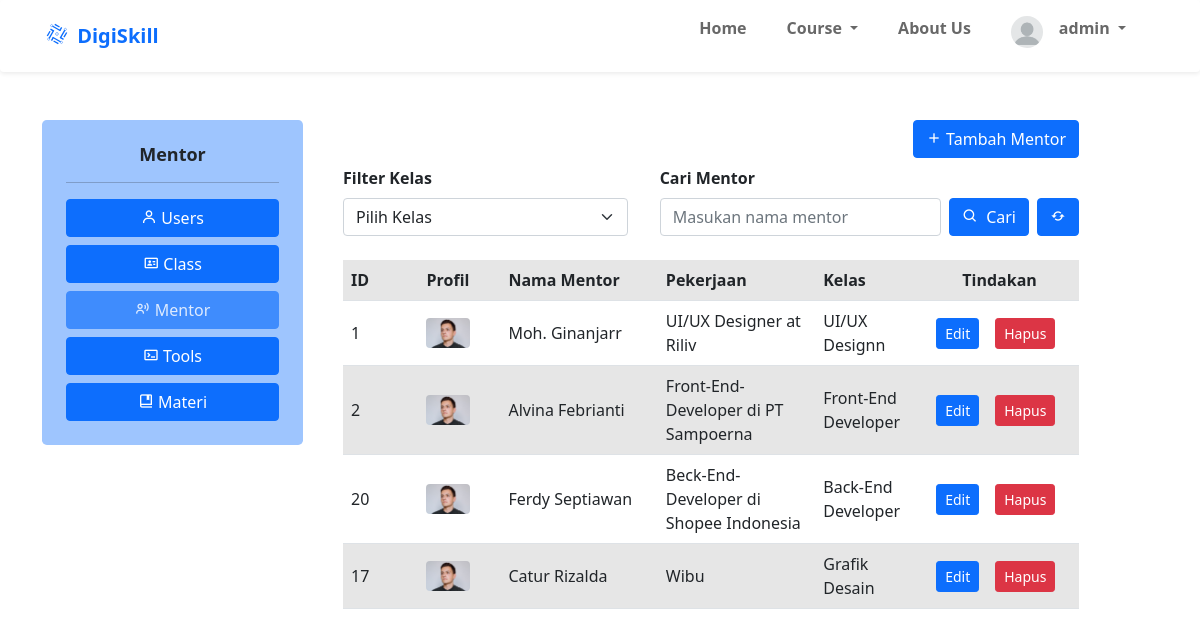
/page/admin/mentor.php (signed in), run on the app's committed database.
### tables this page shows
CREATE TABLE `mentor` (
  `id_mentor` int(20) NOT NULL,
  `kode_kelas` int(12) NOT NULL,
  `nama_mentor` varchar(200) NOT NULL,
  `foto` varchar(200) NOT NULL,
  `pekerjaan` varchar(200) NOT NULL,
  `pengalaman` varchar(2000) NOT NULL,
  `instagram` varchar(200) NOT NULL,
  `linkedIn` varchar(200) NOT NULL
);

CREATE TABLE `kelas` (
  `id_kelas` int(20) NOT NULL,
  `nama_kelas` varchar(200) NOT NULL,
  `detail_awal` varchar(200) NOT NULL,
  `gambar_kelas` varchar(200) NOT NULL,
  `detail_program` varchar(2000) NOT NULL,
  `kode_materi` int(20) NOT NULL
);

### db/function.php (called while the page is built, shortened)
<?php
$conn = mysqli_connect("Localhost", "root", "", "digiskill");
function query($query)
{
    global $conn;
    $result = mysqli_query($conn, $query);
    $rows = [];
    while ($row = mysqli_fetch_assoc($result)) {
        $rows[] = $row;
    }
    return $rows;
}

### page/admin/mentor.php (the view, shortened to what this page needs)
<?php
require '../../db/function.php';
if (isset($_SESSION["login"])) {
  $id_user = $_SESSION['id_login'];
  $profile = query("SELECT * FROM login WHERE id_login = '$id_user'")[0];
}
$mentor = query("SELECT mentor.id_mentor,mentor.foto,mentor.nama_mentor,mentor.pekerjaan,mentor.pengalaman, kelas.nama_kelas
                  FROM mentor INNER JOIN kelas ON mentor.kode_kelas = kelas.kode_materi");
?>
<!doctype html>
<html lang="en">
<head>
  <link href="https://cdn.jsdelivr.net/npm/bootstrap@5.0.2/dist/css/bootstrap.min.css" rel="stylesheet" />
  <link rel="stylesheet" href="https://cdn.jsdelivr.net/npm/swiper@9/swiper-bundle.min.css" />
  <link href="https://unpkg.com/boxicons@2.1.4/css/boxicons.min.css" rel="stylesheet" />
  <link rel="stylesheet" href="../../css/kelas-profil.css" />
</head>
<body>
  <nav class="navbar navbar-expand-lg bg-light shadow-sm bg-body rounded">
    <div class="container">
      <a class="navbar-brand" href="../../index.php">
        <img src="../../Assets/Logo-DigiSkill.svg" alt="Logo" width="30" height="24" class="d-inline-block align-text-top">
        DigiSkill
      </a>
      <div class="collapse navbar-collapse justify-content-end" id="navbarNavDropdown">
        <ul class="navbar-nav">
          <li class="nav-item me-4">
            <a class="nav-link active" aria-current="page" href="../../index.php">Home</a>
          </li>
          <li class="nav-item dropdown me-4">
            <a class="nav-link dropdown-toggle" href="#" role="button" data-bs-toggle="dropdown" aria-expanded="false">
              Course
            </a>
          </li>
          <li class="nav-item me-4">
            <a class="nav-link" href="../about-us.php">About Us</a>
          </li>
          <?php
          if (isset($_SESSION["login"])) { ?>
            <li class="nav-item dropdown me-4">
              <a class="nav-link " href="#" role="button" data-bs-toggle="dropdown" aria-expanded="false">
                <div class="account d-flex">
                  <img src="../../Assets/profile/<?= $profile['foto'] ?>" class="rounded-circle me-3" height="32" alt="Pict" loading="lazy" />
                  <p class="dropdown-toggle">
                    <?= $_SESSION["nama"] ?>
                  </p>
                </div>
              </a>
            </li>
          <?php } ?>
        </ul>
      </div>
    </div>
  </nav>
  <div class="container">
    <div class="row grid gap-3">
      <div class="col-lg-3">
        <div class="sticky-top mt-4">
          <br />
          <div class="p-4 shadow-4 rounded-3 sidebar">
            <div class="">
              <h5 class="text-center">Mentor</h5>
              <hr />
              <div class="d-grid gap-2">
                <a href="users.php" class="d-grid gap-2">
                  <button class="btn btn-primary " type="button"> <span><i class='bx bx-user'></i></span> Users</button>
                </a>
                <a href="kelas.php" class="d-grid gap-2">
                  <button class="btn btn-primary " type="button"> <span><i class='bx bx-id-card'></i></span>
                    Class</button>
                </a>
                <a href="mentor.php" class="d-grid gap-2">
                  <button class="btn btn-primary disabled" type="button"> <span><i class='bx bx-user-voice'></i></span>
                    Mentor</button>
                </a>
                <a href="tools.php" class="d-grid gap-2">
                  <button class="btn btn-primary " type="button"> <span><i class='bx bx-terminal'></i></span>
                    Tools</button>
                </a>
                <a href="materi.php" class="d-grid gap-2">
                  <button class="btn btn-primary " type="button"> <span><i class='bx bx-book-bookmark'></i></span>
                    Materi</button>
                </a>
              </div>
            </div>
          </div>
        </div>
      </div>
      <div class="col-lg-8 mt-5">
        <div class="row text-md-end mb-3 mb-sm-2">
          <a href="tambah/add-mentor.php ">
            <button class="btn btn-primary btn-md"><span><i class='bx bx-plus'></i></span> Tambah Mentor</button>
          </a>
        </div>
        <div class="row add-class mb-lg-4 mb-sm-4">
          <form action="" method="post">
            <div class="col-lg-12">
              <div class="row ">
                <div class="col-lg-5 ">
                  <div class="row d-flex justify-content-start">
                    <label for="inputState" class="form-label text-start">Filter Kelas</label>
                    <div class="col-lg-12 d-flex">
                      <select class="form-select 3 me-lg-2 me-2" aria-label="Default select example" name="kelas">
                        <option selected value="">Pilih Kelas</option>
                      </select>
                    </div>
                  </div>
                </div>
                <div class="col-lg-7 ustify-content-start mt-2 mt-lg-0 ">
                  <div class="row d-flex justify-content-start">
                    <label for="inputEmail4" class="form-label">Cari Mentor</label>
                    <div class="col-lg-12 d-flex justify-content-between">
                      <input type="text" class="form-control me-2" id="inputEmail4" name="mentor" placeholder="Masukan nama mentor">
                      <button class="btn btn-primary btn-md d-flex justify-content-between" type="submit" name="cari">
                        <span class="me-2"><i class='bx bx-search'></i></span>
                        Cari</button>
                      <button class="btn btn-primary btn-md d-flex ms-2"> <span class=""><i class='bx bx-refresh'></i></span>
                    </div>
                  </div>
                </div>
          </form>
        </div>
        <div class="row -table mt-4">
          <div class="table" style="overflow-x:auto;">
            <table class="table table-striped table-hover align-middle">
              <tr>
                <th width="50px">ID</th>
                <th class="text-center" width="100px">Profil</th>
                <th class="text-start" width="150px">Nama Mentor</th>
                <th class="text-start" width="150px">Pekerjaan</th>
                <th class="text-start" width="100px">Kelas</th>
                <th class="text-center" width="50px">Tindakan</th>
              </tr>
              <?php foreach ($mentor as $row) : ?>
                <tr>
                  <td>
                    <?= $row["id_mentor"] ?>
                  </td>
                  <td class="text-center">
                    <img src="../../Assets/<?= $row["foto"] ?>" alt="Profil Mentor" class="rounded img-fluid w-50" />
                  </td>
                  <td class="text-start">
                    <?= $row["nama_mentor"] ?>
                  </td>
                  <td class="text-start">
                    <?= $row["pekerjaan"] ?>
                  </td>
                  <td class="text-start">
                    <?= $row['nama_kelas'] ?>
                  </td>
                  <td class="text-center">
                    <div class="d-flex">
                      <a href="edit/edit-mentor.php?id=<?= $row["id_mentor"] ?>" type="button" class="btn btn-primary btn-sm mx-2">Edit</a>
                      <a href="hapus/hapus-mentor.php?id=<?= $row["id_mentor"] ?>" type="button" class="btn btn-danger btn-sm mx-2" onclick="return confirm('Apakah Anda Yakin Menghapus data ini?')">Hapus</a>
                    </div>
                  </td>
                </tr>
              <?php endforeach ?>
            </table>
          </div>
        </div>
      </div>
    </div>
  </div>
</body>
</html>

### css/kelas-profil.css (style rules this page uses)
.navbar .navbar-brand { font-size: 20px; font-weight: 700; }
.navbar ul li a { font-weight: 600; color: #686868; }
body .sidebar { background-color: #9ec5fe; }
body .sidebar h5 { font-size: 18px; font-weight: 700; }
body .sidebar a { color: #212529; font-size: 18px; text-decoration: none; }
body .form-label { font-weight: 600; }

### data on the page
mentor: id_mentor "1", foto (picture), nama_mentor "Moh. Ginanjarr", pekerjaan "UI/UX Designer at Riliv", kelas.nama_kelas "UI/UX Designn"
mentor: id_mentor "2", foto (picture), nama_mentor "Alvina Febrianti", pekerjaan "Front-End-Developer di PT Sampoerna", kelas.nama_kelas "Front-End Developer"
mentor: id_mentor "20", foto (picture), nama_mentor "Ferdy Septiawan", pekerjaan "Beck-End-Developer di Shopee Indonesia", kelas.nama_kelas "Back-End Developer"
mentor: id_mentor "17", foto (picture), nama_mentor "Catur Rizalda", pekerjaan "Wibu", kelas.nama_kelas "Grafik Desain"

### other printed values
$_SESSION["nama"] "admin"
